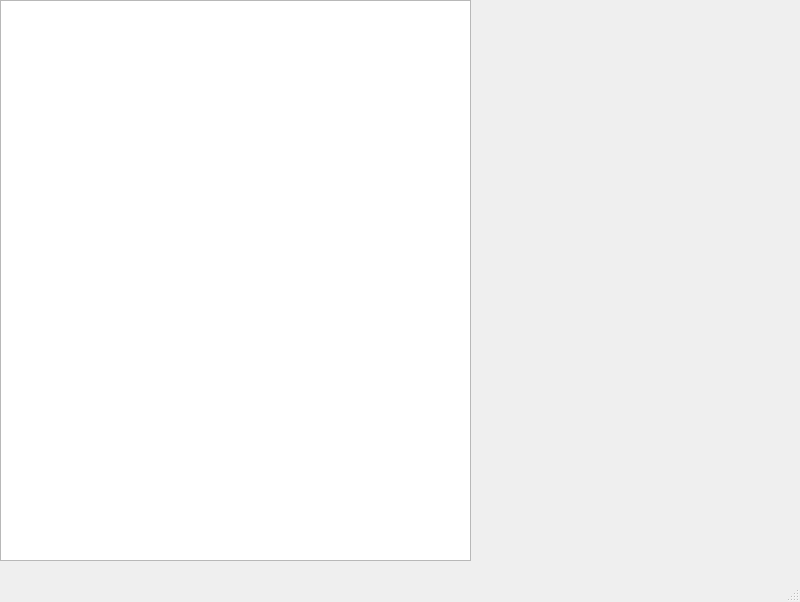
<?xml version="1.0" encoding="UTF-8"?>
<ui version="4.0">
 <class>MainWindow</class>
 <widget class="QMainWindow" name="MainWindow">
  <property name="geometry">
   <rect>
    <x>0</x>
    <y>0</y>
    <width>800</width>
    <height>602</height>
   </rect>
  </property>
  <property name="windowTitle">
   <string>MainWindow</string>
  </property>
  <widget class="QWidget" name="centralwidget">
   <widget class="QTreeView" name="treeView">
    <property name="geometry">
     <rect>
      <x>0</x>
      <y>0</y>
      <width>471</width>
      <height>561</height>
     </rect>
    </property>
   </widget>
  </widget>
  <widget class="QMenuBar" name="menubar">
   <property name="geometry">
    <rect>
     <x>0</x>
     <y>0</y>
     <width>800</width>
     <height>21</height>
    </rect>
   </property>
  </widget>
  <widget class="QStatusBar" name="statusbar"/>
 </widget>
 <resources/>
 <connections/>
</ui>
